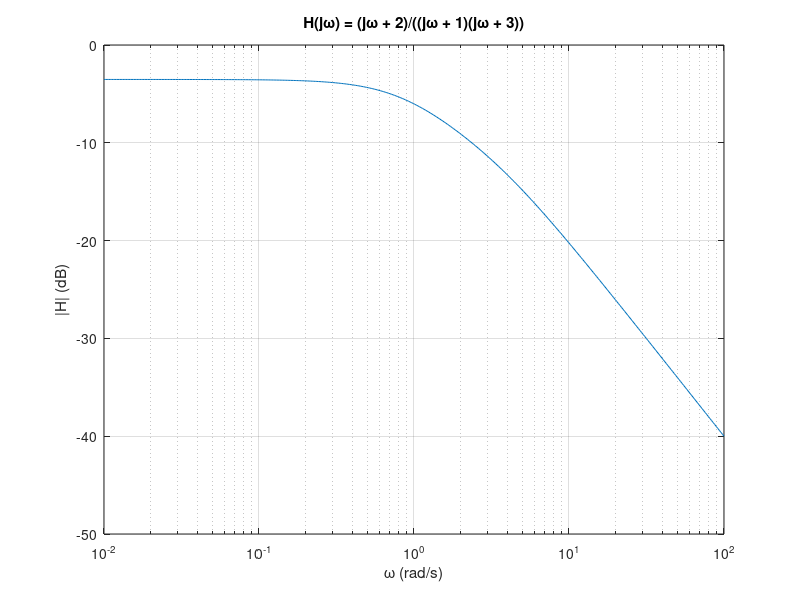

Write the MATLAB code that produced this figure. (Note: this script raises an error after producing the figure.)
% Signals and Systems — Frequency Response of LCCDE Systems
%title: Frequency Response from the Equation
%ar-title: الاستجابة الترددية من المعادلة
%lesson: ss-ch4-6
%course: signals-systems

%% H(jw) from the coefficients
%ar: y'' + 4y' + 3y = x' + 2x. نستبدل d/dt بـ jω: H = (jω + 2)/((jω)² + 4jω + 3). polyval يحسب كثيرة الحدود بقيمة مركبة.
b = [1 2]; a = [1 4 3];
w = logspace(-2, 2, 400); s = 1j*w;
H = polyval(b, s)./polyval(a, s);
semilogx(w, 20*log10(abs(H))); grid on; xlabel('\omega (rad/s)'); ylabel('|H| (dB)'); title('H(j\omega) = (j\omega + 2)/((j\omega + 1)(j\omega + 3))')

%% Partial fractions with residue
%ar: residue(b, a) يعطي البواقي r والأقطاب p: H = Σ r/(s − p). ومنها h(t) = Σ r e^{pt}. للمثال: ½ عند −1 و −3.
[r, p] = residue(b, a);
fprintf('pole %g: residue %g\n', [p.'; r.'])
t = linspace(0, 5, 6); hcalc = real(r.' * exp(p*t));
fprintf('h(t) = 0.5e^{-t} + 0.5e^{-3t} -> max error %.2e\n', max(abs(hcalc - (0.5*exp(-t) + 0.5*exp(-3*t)))))

%% The discrete system with filter
%ar: y[n] − ¾y[n−1] + ⅛y[n−2] = 2x[n]. filter(2, [1 −3/4 1/8], δ) يعطي h[n]، ونقارن بـ 4(½)^n − 2(¼)^n. ثم الخرج لـ x = (¼)^n.
n = 0:20; d = double(n == 0);
h = filter(2, [1 -3/4 1/8], d);
fprintf('h error = %.2e\n', max(abs(h - (4*0.5.^n - 2*0.25.^n))))
y = filter(2, [1 -3/4 1/8], 0.25.^n);
yf = 8*0.5.^n - 4*0.25.^n - 2*(n + 1).*0.25.^n;
fprintf('y error = %.2e\n', max(abs(y - yf)))

%%! Project idea: a Bode plotter without toolboxes
%ar: مشروع: دالة bodeplot(b, a) ترسم المقدار بالـ dB والطور لأي نظام من معاملاته فقط. Control System Toolbox فيه bode، لكن هذه تعمل في كل مكان وتفهم ما يحدث داخلها.
my_bode([1 2], [1 4 3]);

function my_bode(b, a)
    w = logspace(-2, 3, 500); H = polyval(b, 1j*w)./polyval(a, 1j*w);
    figure; subplot(2,1,1); semilogx(w, 20*log10(abs(H))); grid on; ylabel('dB'); title('Bode plot')
    subplot(2,1,2); semilogx(w, angle(H)*180/pi); grid on; ylabel('deg'); xlabel('\omega (rad/s)')
end
